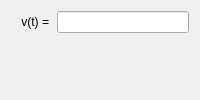
      <widget class="QWidget" name="tabVelocity">
       <property name="enabled">
        <bool>true</bool>
       </property>
       <property name="statusTip">
        <string>Definir velocidade de rolagem</string>
       </property>
       <attribute name="title">
        <string>Velocidade</string>
       </attribute>
       <layout class="QVBoxLayout" name="verticalLayout_4">
        <item>
         <layout class="QGridLayout" name="gridLayout_7">
          <item row="1" column="0">
           <widget class="QLabel" name="label_VelocityA">
            <property name="minimumSize">
             <size>
              <width>40</width>
              <height>0</height>
             </size>
            </property>
            <property name="text">
             <string>v(t) =</string>
            </property>
            <property name="alignment">
             <set>Qt::AlignRight|Qt::AlignTrailing|Qt::AlignVCenter</set>
            </property>
            <property name="indent">
             <number>2</number>
            </property>
           </widget>
          </item>
          <item row="1" column="1">
           <widget class="QLineEdit" name="lineEdit_FunctionVelocity"/>
          </item>
         </layout>
        </item>
        <item>
         <widget class="PlotWidget" name="plotVelocity" native="true">
          <property name="sizePolicy">
           <sizepolicy hsizetype="Expanding" vsizetype="Expanding">
            <horstretch>0</horstretch>
            <verstretch>0</verstretch>
           </sizepolicy>
          </property>
          <property name="autoFillBackground">
           <bool>true</bool>
          </property>
         </widget>
        </item>
       </layout>
      </widget>
